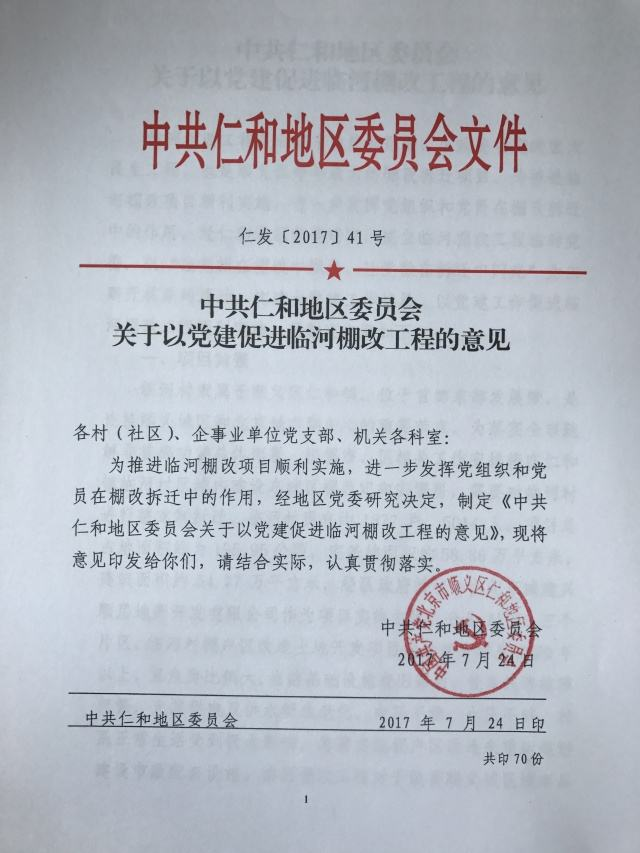
%> input picture Matlab/matlab搞定图片扫描/TestPic.jpg, 640 x 853 px
$ octave ScanCode.m   (GNU Octave 9; MATLAB toolbox functions it lacks are replaced by stand-ins)
%> lines starting %> are read from the running program, lines starting %| are printed output that depends on the picture; in (x1, y1, x2, y2) boxes, pixels count from 0 and x2, y2 are one past the last pixel; in counts of white or black regions, pixels touching at a corner belong together; the program's own positions count from 1
clc;
clear all;
filename='TestPic.jpg';%图片名称，默认与代码在同一文件夹下
img=imread(filename);%读入图片
%> img is the input picture: size 853x640x3 uint8; mean R, G, B 180.4, 185.8, 194.8
R=img(:,:,1);
G=img(:,:,2);
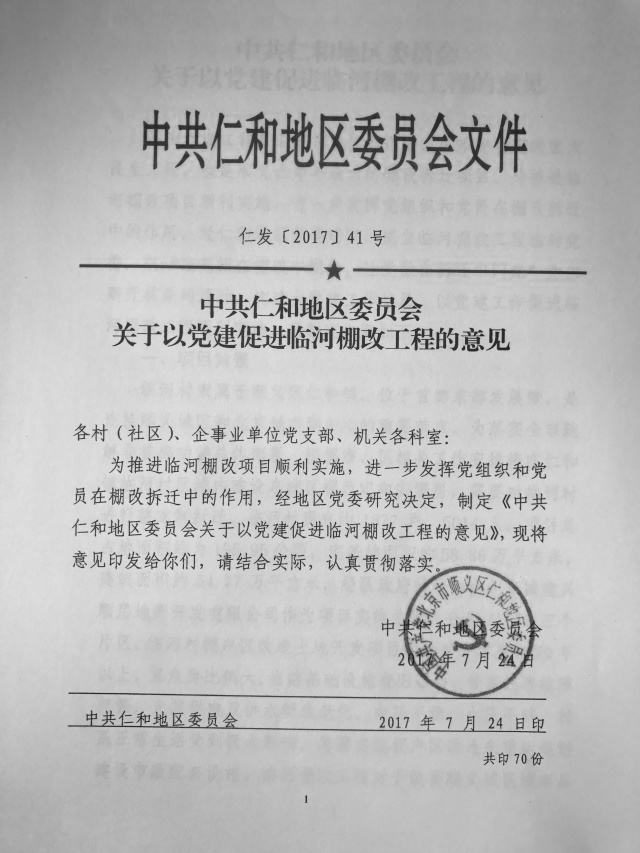
%> G: size 853x640 uint8; min 14, max 248, mean 185.8
B=img(:,:,3);
red=(R>=100).*(R<=255).*(G<110).*(B<110);
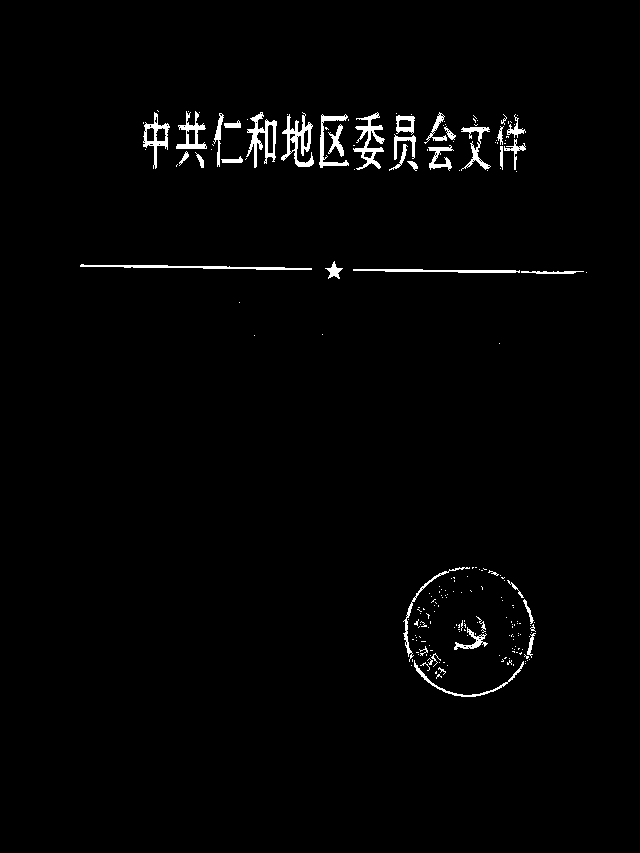
%> red: size 853x640 double; values 0 (black) and 1 (white), 1.6% white; 205 white regions (165 under 20 px), largest, box (x1, y1, x2, y2) and area: (281, 112, 314, 167) 703, (353, 112, 385, 170) 641, (246, 112, 277, 168) 638
R(red==1)=255;
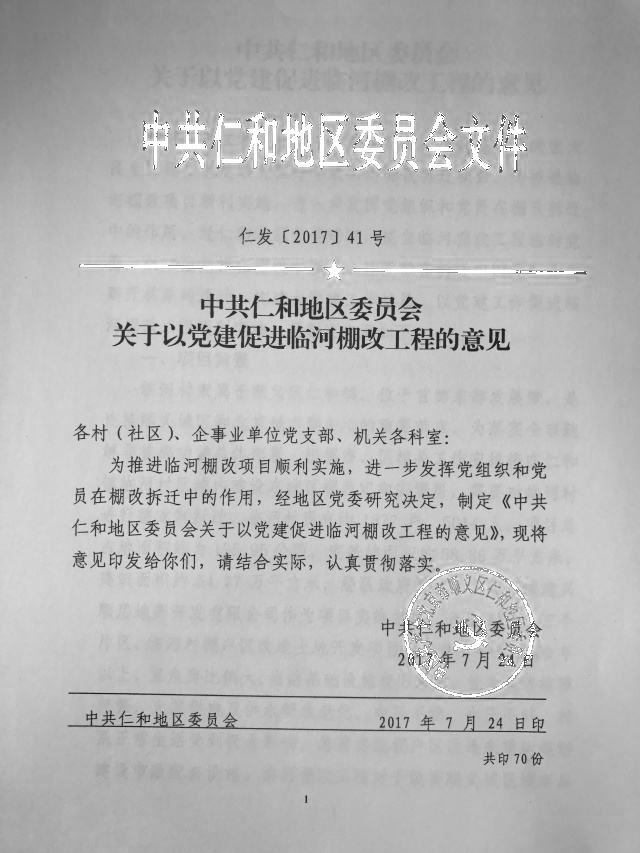
%> R: size 853x640 uint8; min 6, max 255, mean 182.5
G(red==1)=70;
%> G: size 853x640 uint8; 1.57% of pixels changed, all inside (x1, y1, x2, y2) = (80, 110, 587, 697)
B(red==1)=70;
%> B: size 853x640 uint8; min 23, max 255, mean 194.7
gray=R.*0.299+G.*0.587+B.*0.114;
white=(gray>120)-red;
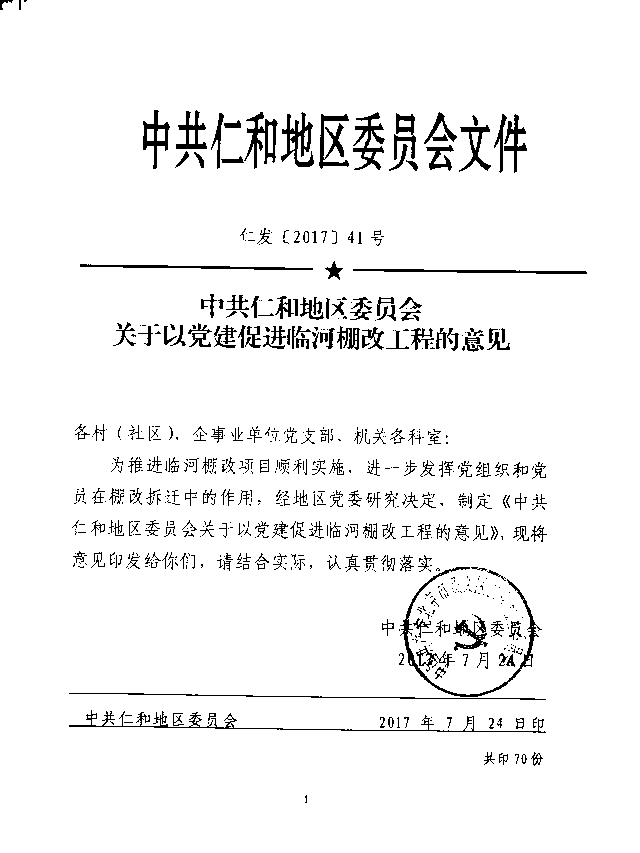
%> white: size 853x640 double; values 0 (black) and 1 (white), 95.4% white; 722 black regions (489 under 20 px), largest, box (x1, y1, x2, y2) and area: (400, 567, 542, 697) 1213, (69, 710, 546, 733) 1094, (281, 112, 314, 167) 743
R(white==1)=255;
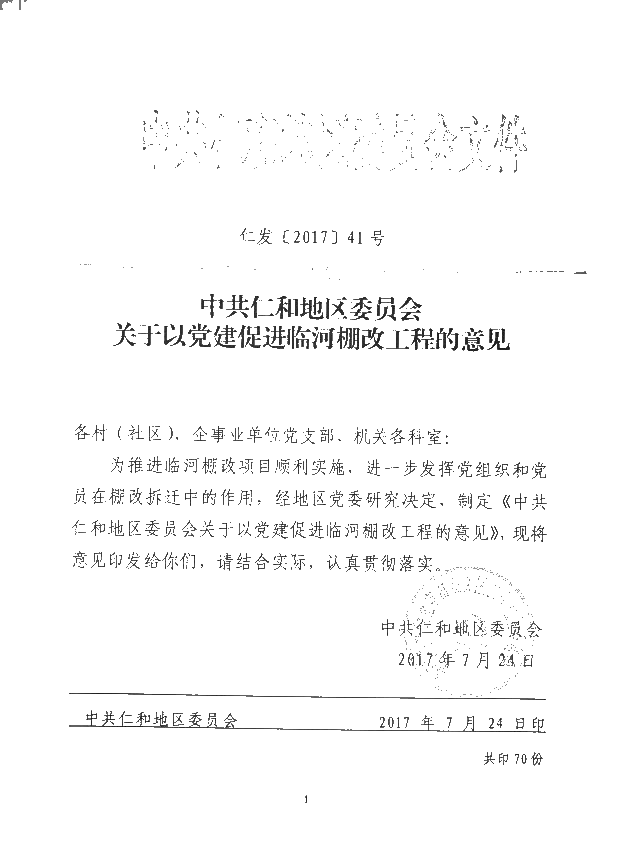
%> R: size 853x640 uint8; min 6, max 255, mean 249.7
G(white==1)=255;
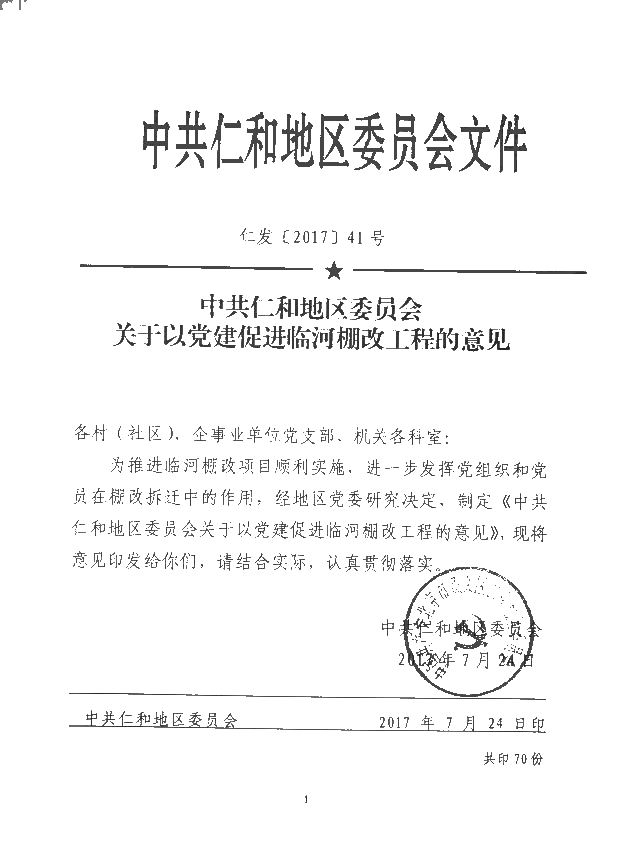
%> G: size 853x640 uint8; min 14, max 255, mean 246.9
B(white==1)=255;
disp('转换结束');
res(:,:,1)=R(:,:);
res(:,:,2)=G(:,:);
res(:,:,3)=B(:,:);
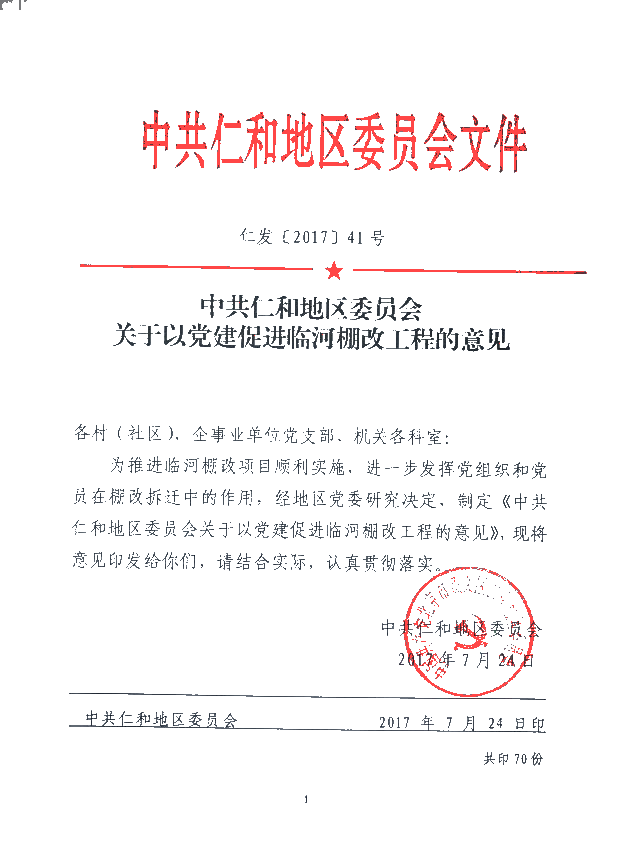
%> res: size 853x640x3 uint8; mean R, G, B 249.7, 246.9, 247.1
imwrite(res,'stripes2.png');%保存图片
disp('图片已保存');
